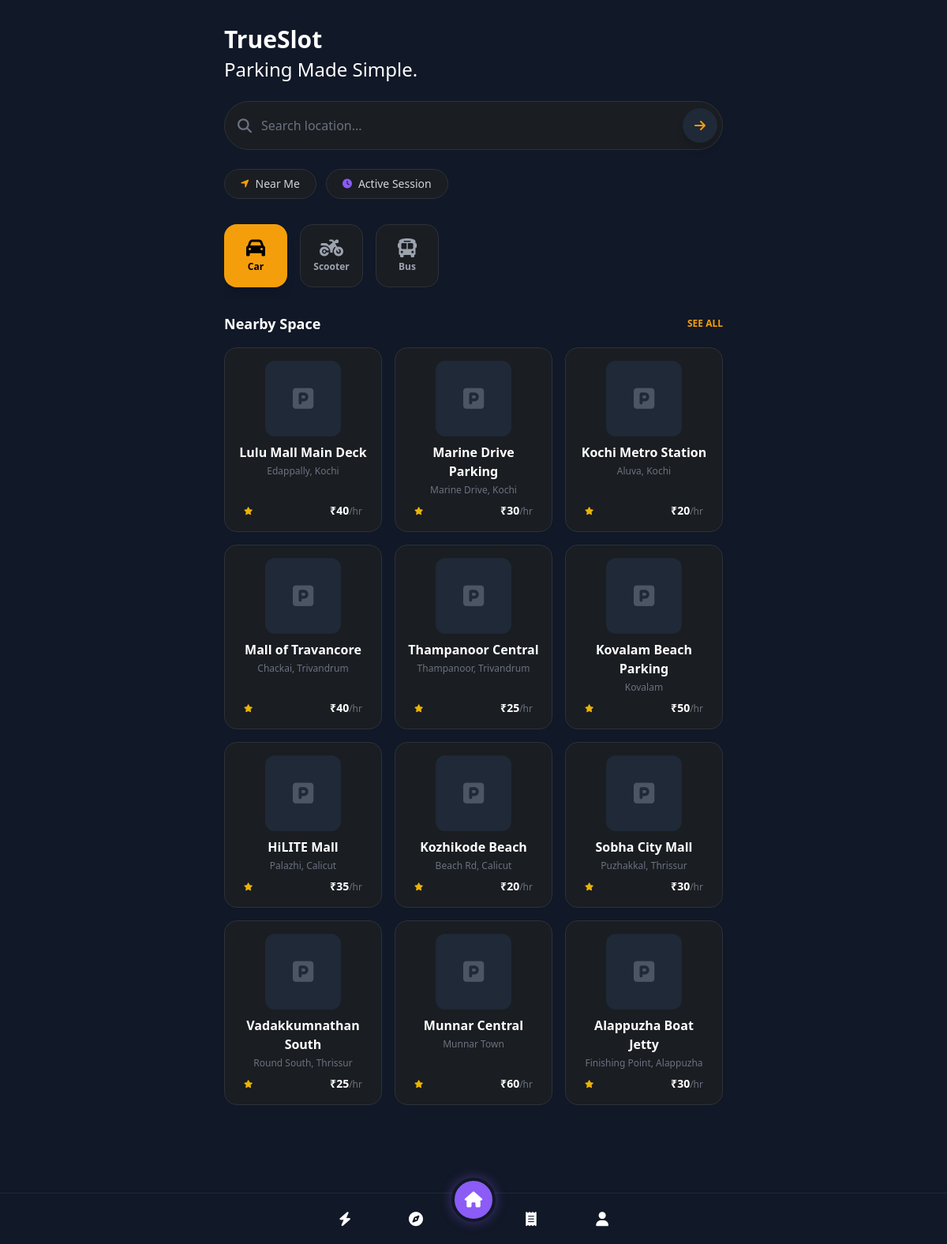
The page /dashboard (signed in) on the database its author committed.
### models.py (models this page shows, shortened)
class ParkingZone(db.Model):
    id = db.Column(db.Integer, primary_key=True)
    name = db.Column(db.String(100), nullable=False)
    location = db.Column(db.String(200), nullable=False)
    total_slots = db.Column(db.Integer, nullable=False)
    occupied_slots = db.Column(db.Integer, nullable=False, default=0)
    price_per_hour = db.Column(db.Float, nullable=False)
    lat = db.Column(db.Float, nullable=True)
    lon = db.Column(db.Float, nullable=True)
    status = db.Column(db.String(20), default='pending')  # 'pending', 'approved', 'rejected'

### app.py (the view)
@app.route('/')
@app.route('/dashboard')
def dashboard():
    search_query = request.args.get('q', '')
    lat = request.args.get('lat', type=float)
    lon = request.args.get('lon', type=float)
    if search_query:
        zones = ParkingZone.query.filter(ParkingZone.name.ilike(f'%{search_query}%')).all()
    else:
        zones = ParkingZone.query.all()
    for zone in zones:
        zone.percent = round((zone.occupied_slots / zone.total_slots) * 100) if zone.total_slots > 0 else 100
        if lat is not None and lon is not None and zone.lat is not None and zone.lon is not None:
            dist = haversine(lat, lon, zone.lat, zone.lon)
            zone.distance_km = round(dist, 1)
        else:
            zone.distance_km = None
    if lat is not None and lon is not None:
        zones.sort(key=lambda x: x.distance_km if x.distance_km is not None else float('inf'))
    return render_template('dashboard.html', zones=zones, page='home', search_query=search_query)

### app.py (called while the page is built)
@app.before_request
def require_login():
    allowed_routes = ['login', 'register', 'static']
    if request.endpoint and request.endpoint not in allowed_routes and 'user_id' not in session:
        if not request.endpoint.startswith('static'):
            return redirect(url_for('login'))

### templates/dashboard.html (shortened to what this page needs)
{% extends 'base.html' %}
{% block content %}
<div class="w-full max-w-lg md:max-w-2xl mx-auto min-h-screen px-2 sm:px-5 pt-6 sm:pt-8 bg-gray-900 text-white">
    <div class="mb-4 sm:mb-6">
        <h1 class="text-2xl sm:text-3xl font-extrabold text-white leading-tight mb-1">
            TrueSlot <br> <span class="text-muted font-medium text-lg sm:text-2xl">Parking Made Simple.</span>
        </h1>
    </div>
    <form action="{{ url_for('dashboard') }}" method="get" class="mb-4 sm:mb-6 relative z-10">
        <div
            class="flex items-center w-full bg-surface border border-border rounded-full p-1 sm:p-1.5 pl-2 sm:pl-4 pill-shadow focus-within:ring-2 focus-within:ring-primary focus-within:border-transparent transition-all">
            <i class="fas fa-search text-gray-500 text-base sm:text-lg mr-2 sm:mr-3"></i>
            <input type="text" name="q" value="{{ search_query }}"
                class="flex-1 bg-transparent border-none text-white placeholder-gray-500 focus:outline-none h-9 sm:h-12 text-sm sm:text-base shadow-none ring-0 focus:ring-0 active:bg-transparent"
                style="background-color: transparent !important;" placeholder="Search location...">
            <button type="submit"
                class="w-9 h-9 sm:w-11 sm:h-11 bg-gray-800 rounded-full flex items-center justify-center text-accent hover:bg-gray-700 transition-colors shadow-lg ml-2">
                <i class="fas fa-arrow-right"></i>
            </button>
        </div>
    </form>
    <div class="flex gap-2 sm:gap-3 mb-6 sm:mb-8 flex-wrap">
        <button onclick="findNearby()"
            class="px-5 py-2 rounded-full bg-surface border border-border text-sm text-gray-300 font-medium flex items-center gap-2 hover:border-accent hover:text-white transition-colors">
            <i class="fas fa-location-arrow text-accent text-xs"></i> Near Me
        </button>
        <a href="{{ url_for('active') }}"
            class="px-5 py-2 rounded-full bg-surface border border-border text-sm text-gray-300 font-medium flex items-center gap-2 hover:border-primary hover:text-white transition-colors">
            <i class="fas fa-clock text-primary text-xs"></i> Active Session
        </a>
    </div>
    <div class="flex gap-2 sm:gap-4 overflow-x-auto pb-2 sm:pb-4 mb-2 sm:mb-4 scrollbar-hide">
        <button
            class="flex flex-col items-center justify-center min-w-[5rem] h-20 bg-accent text-black rounded-2xl shadow-lg transition-transform hover:scale-105">
            <i class="fas fa-car text-2xl mb-1"></i>
            <span class="text-xs font-bold">Car</span>
        </button>
        <button
            class="flex flex-col items-center justify-center min-w-[5rem] h-20 bg-surface border border-border text-gray-400 rounded-2xl hover:border-gray-500 transition-colors">
            <i class="fas fa-motorcycle text-2xl mb-1"></i>
            <span class="text-xs font-bold">Scooter</span>
        </button>
        <button
            class="flex flex-col items-center justify-center min-w-[5rem] h-20 bg-surface border border-border text-gray-400 rounded-2xl hover:border-gray-500 transition-colors">
            <i class="fas fa-bus text-2xl mb-1"></i>
            <span class="text-xs font-bold">Bus</span>
        </button>
    </div>
    <div class="flex items-center justify-between mb-2 sm:mb-4">
        <h2 class="text-base sm:text-lg font-bold text-white">Nearby Space</h2>
        <a href="#" class="text-xs text-accent font-bold">SEE ALL</a>
    </div>
    <div class="grid grid-cols-2 md:grid-cols-3 gap-3 sm:gap-4 pb-2 sm:pb-4">
        {% for zone in zones %}
        <div class="bg-surface rounded-2xl p-3 sm:p-4 border border-border relative overflow-hidden flex flex-col items-center">
            <div class="w-20 h-20 sm:w-24 sm:h-24 bg-gray-800 rounded-xl flex items-center justify-center flex-shrink-0 mb-2">
                <i class="fas fa-parking text-2xl sm:text-3xl text-gray-600"></i>
            </div>
            <div class="w-full flex-1 flex flex-col justify-between items-center text-center">
                <div>
                    <h3 class="text-sm sm:text-base font-bold text-white leading-tight mb-1">{{ zone.name }}</h3>
                    <p class="text-xs text-gray-500 truncate">{{ zone.location }}</p>
                </div>
                <div class="flex items-center justify-between mt-2 w-full px-2">
                    <span class="text-xs font-bold text-white flex items-center">
                        <i class="fas fa-star text-yellow-500 text-[10px] mr-1"></i> {{ zone.rating }}
                    </span>
                    <span class="text-white font-bold text-xs sm:text-sm">₹{{ zone.price_per_hour|int }}<span class="text-gray-500 text-xs font-normal">/hr</span></span>
                </div>
            </div>
            <a href="{{ url_for('book_slot', zone_id=zone.id) }}" class="absolute inset-0 z-20" aria-label="Park here"></a>
        </div>
        {% endfor %}
    </div>
</div>
{% endblock %}

### rows shown on the page
ParkingZone: name "Lulu Mall Main Deck", location "Edappally, Kochi", price_per_hour "40"
ParkingZone: name "Marine Drive Parking", location "Marine Drive, Kochi", price_per_hour "30"
ParkingZone: name "Kochi Metro Station", location "Aluva, Kochi", price_per_hour "20"
ParkingZone: name "Mall of Travancore", location "Chackai, Trivandrum", price_per_hour "40"
ParkingZone: name "Thampanoor Central", location "Thampanoor, Trivandrum", price_per_hour "25"
ParkingZone: name "Kovalam Beach Parking", location "Kovalam", price_per_hour "50"
ParkingZone: name "HiLITE Mall", location "Palazhi, Calicut", price_per_hour "35"
ParkingZone: name "Kozhikode Beach", location "Beach Rd, Calicut", price_per_hour "20"
ParkingZone: name "Sobha City Mall", location "Puzhakkal, Thrissur", price_per_hour "30"
ParkingZone: name "Vadakkumnathan South", location "Round South, Thrissur", price_per_hour "25"
ParkingZone: name "Munnar Central", location "Munnar Town", price_per_hour "60"
ParkingZone: name "Alappuzha Boat Jetty", location "Finishing Point, Alappuzha", price_per_hour "30"
